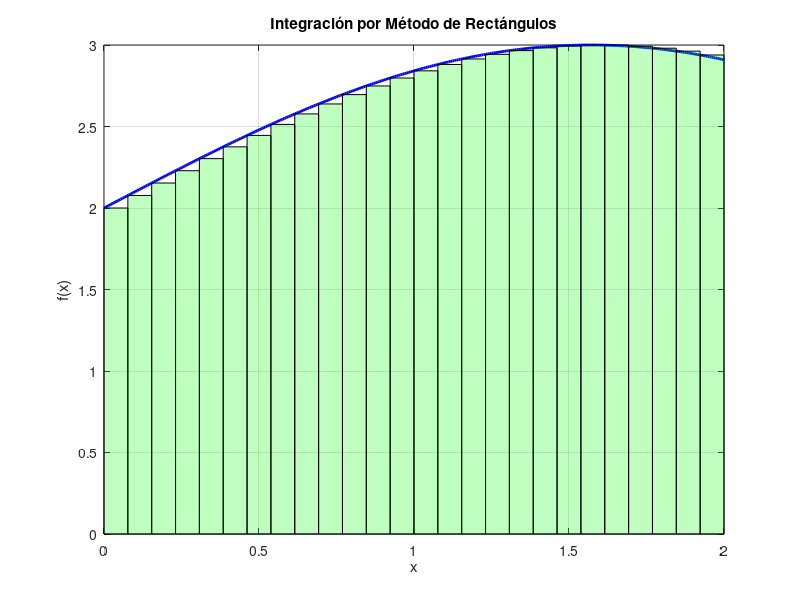

The MATLAB source for this figure:
function metodoRectangulosIndependiente()
    % Solicitar datos al usuario para calcular la integral por el método de rectángulos
    preguntas = {'Función f(x):', 'Límite inferior:', 'Límite superior:', 'subintervalos:'};
    titulo = 'Integración: Método de Rectángulos';
    tamano = [1 50];
    valoresDefecto = {'sin(x) + 2', '0', '2', '26'};
    
    respuestas = inputdlg(preguntas, titulo, tamano, valoresDefecto);
    
    if isempty(respuestas)
        return; % Usuario canceló
    end
    
    try
        % Crear función anónima
        funcion = str2func(['@(x)', respuestas{1}]);
        
        limiteInferior = str2double(respuestas{2});
        limiteSuperior = str2double(respuestas{3});
        numSubintervalos = str2double(respuestas{4});
        
        % Validar entradas numéricas
        if isnan(limiteInferior) || isnan(limiteSuperior) || isnan(numSubintervalos) || numSubintervalos <= 0
            error('Los límites y número de subintervalos deben ser números válidos y n > 0.');
        end
        
        ancho = (limiteSuperior - limiteInferior) / numSubintervalos;
        puntos_x = limiteInferior:ancho:(limiteSuperior - ancho);
        suma_alturas = sum(funcion(puntos_x));
        area_aproximada = ancho * suma_alturas;
        
        % Mostrar resultado en consola
        fprintf('Resultado aproximado de la integral: %.6f\n', area_aproximada);
        
        % Graficar función y rectángulos
        figure('Name', 'Aproximación Integral - Rectángulos');
        x_vals = linspace(limiteInferior, limiteSuperior, 300);
        y_vals = arrayfun(funcion, x_vals);
        plot(x_vals, y_vals, 'b-', 'LineWidth', 2);
        hold on;
        
        % Dibujar rectángulos
        for i = 1:numSubintervalos
            xi = limiteInferior + (i-1)*ancho;
            altura = funcion(xi);
            fill([xi xi xi+ancho xi+ancho], [0 altura altura 0], 'g', 'FaceAlpha', 0.25, 'EdgeColor', 'k');
        end
        
        title('Integración por Método de Rectángulos');
        xlabel('x');
        ylabel('f(x)');
        grid on;
        hold off;
        
    catch ME
        fprintf('Error durante la ejecución: %s\n', ME.message);
    end
end
